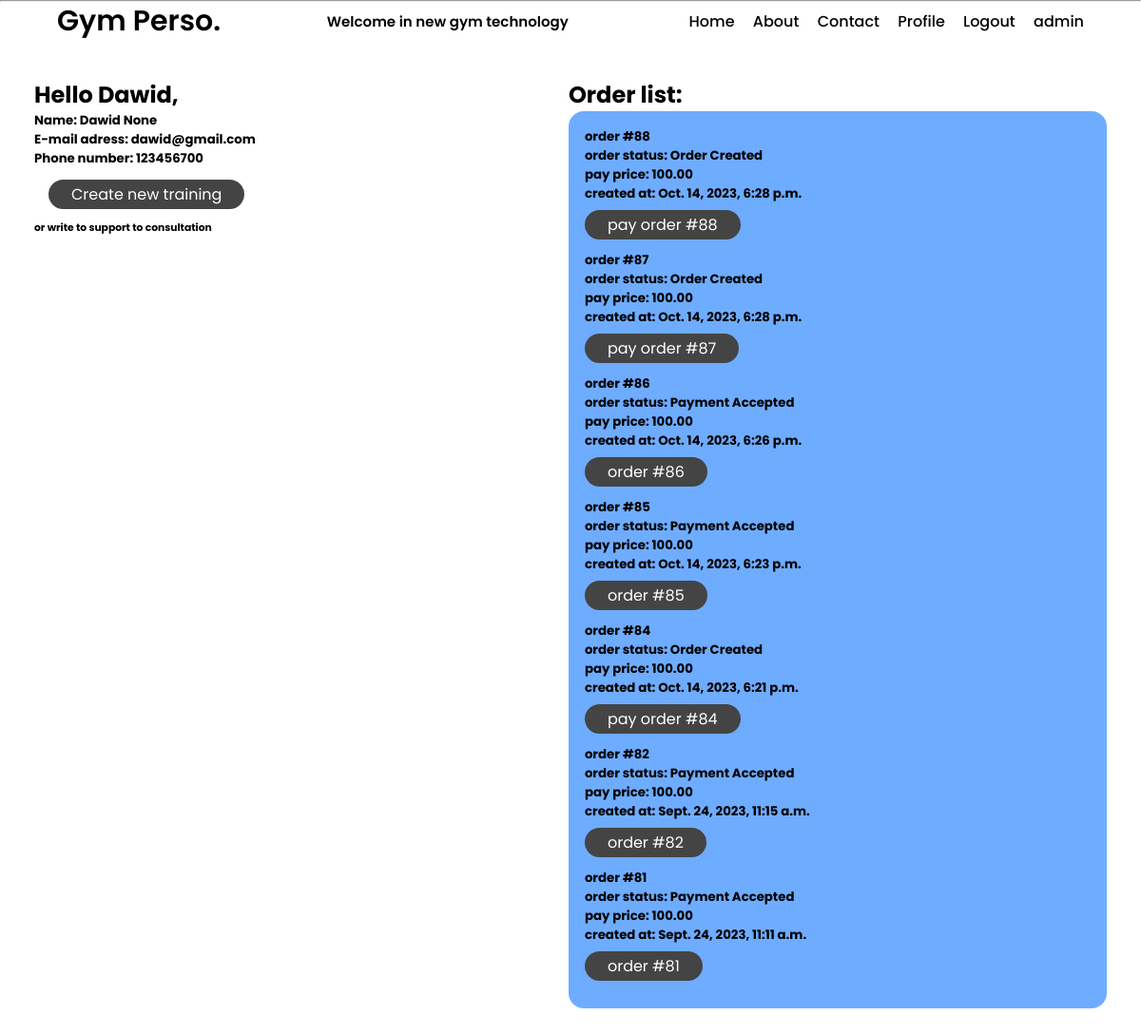
The page /accounts/profile/ (signed in) on the database as committed earlier.
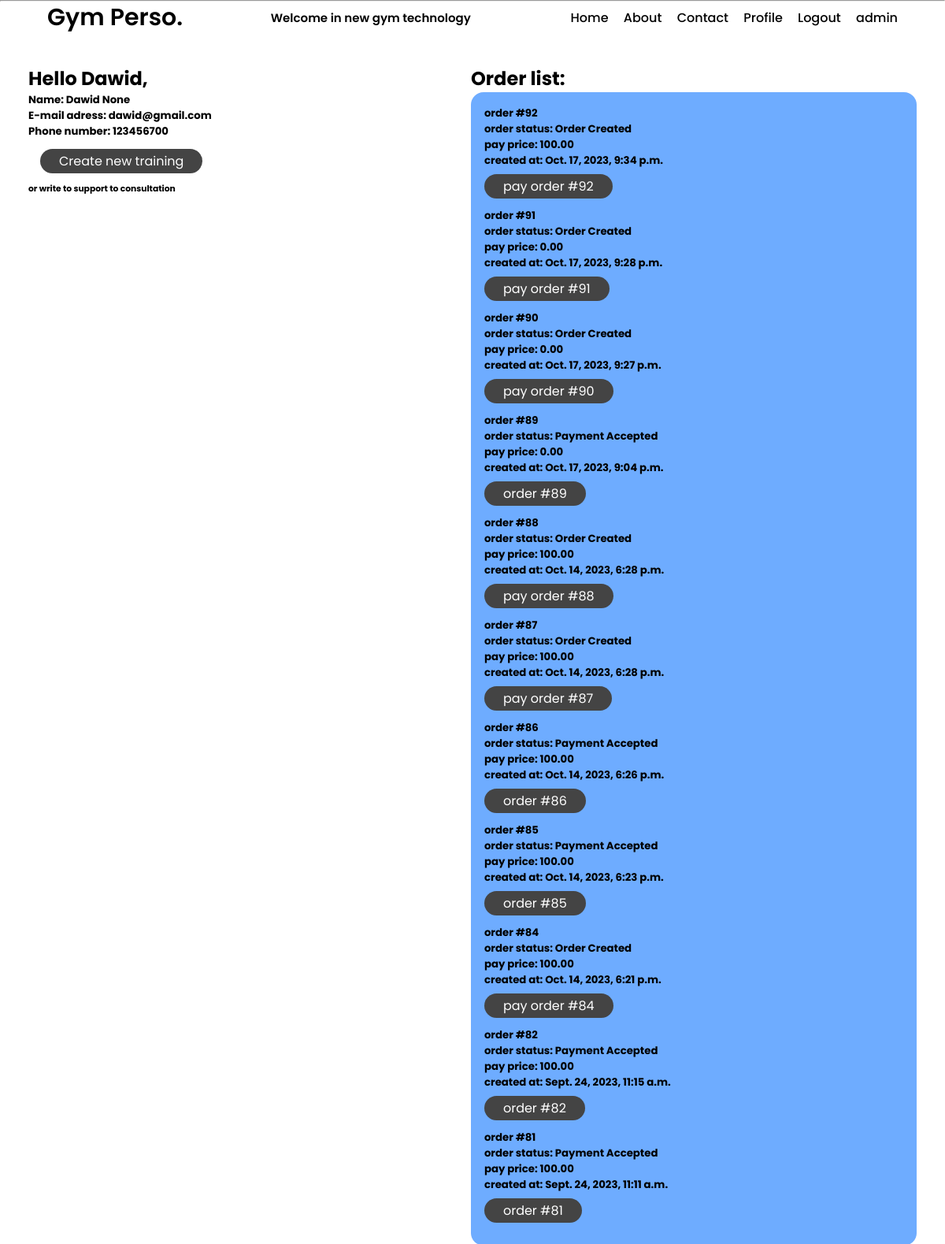
The same page on the database as committed later.
### orders/models.py (models this page shows, shortened)
class Order(models.Model):
    order_id = models.AutoField(primary_key=True)
    order_status = models.CharField(choices=[
        ("OC", "Order Created"),
        ("WP", "Waiting for Payment"),
        ("PA", "Payment Accepted"),
        ("PE", "Payment Error"),
        ("WA", "Waiting for Acception"),
        ("OA", "Order Accepted"),
        ("OS", "Order Sended"),
    ],default='OC', max_length=255)
    email_adress = models.EmailField(max_length=255)
    user_name = models.CharField(max_length=30, blank=True)
    language = models.CharField(choices=[
        ("PL", "Polish"),
        ("EN", "English"),
    ], default="EN", max_length=255)
    name_coupon = models.CharField(max_length=15, null=True, blank=True)
    original_price = models.DecimalField(max_digits=7, decimal_places=2, null=True)
    pay_price = models.DecimalField(max_digits=7, decimal_places=2)
    editor_email = models.EmailField(max_length=255, blank=True)
    created_at = models.DateTimeField(auto_now_add=True)
    updated_at = models.DateTimeField(auto_now=True)
    item_order = models.ForeignKey('orders.Item', related_name="items", null=True, blank=True, on_delete=models.CASCADE)
    questionnaire_id = models.CharField(max_length=15, null=True, blank=True)
    visible = models.BooleanField(default=True)

### accounts/views.py (the view)
# urls.py: path('profile/', views.profile, name='profile'),
@login_required(redirect_field_name="login")
def profile(request):
    obj = UserProxy.objects.filter(email=request.user.email)
    if not obj:
        return redirect('register_more_info')
    else:
        user_proxy = UserProxy.objects.get(email = request.user.email)
        orders = Order.objects.filter(email_adress = request.user.email).filter(visible = True)
        return render(request, 'profile.html',{"user_proxy": user_proxy, "orders": orders})

### templates/profile.html
{% include 'base.html' %}
{% block content %}
<body class="column">
    {% include 'navbar.html' %}
    <section class="body row">
        <div class="content">
            <h1> Hello {{user_proxy.first_name}}, </h1>
            <div>
                <h5>Name: {{user_proxy.first_name}} {{user_proxy.last_name}} </h5>
            </div>
            <div>
                <h5>E-mail adress: {{user_proxy.email}} </h5>
            </div>
            <div>
                <h5>Phone number: {{user_proxy.phone_number}} </h5>
            </div>
            <div class="button-container">
                <a type="submit" href="/questionnaire" class="button">Create new training</a>
            </div>
            <div>
                <h6>or write to support to consultation</h6>
            </div>
        </div>
        <div class="content">
            <div>
                <div>
                    <h1> Order list: </h1>
                </div>
                <div class="list container padding">
                    {% for order in orders reversed %}
                        <div class="content">
                            <div class="order_informations">
                                <h5>order #{{order.order_id}} </h5>
                                <h5>order status: {{order.get_order_status_display}} </h5>
                                <h5>pay price: {{order.pay_price}} </h5>
                                <h5>created at: {{order.created_at}} </h5>
                            <div>
                            {%if order.get_order_status_display == 'Order Created'%}
                                <div class="order_button_container">
                                    <a type="submit" href="/orders/payment/{{order.order_id}}/" class="order_button">pay order #{{order.order_id}}</a>
                                </div>
                            {%endif%}
                            {%if order.get_order_status_display != 'Order Created'%}
                                <div class="order_button_container">
                                    <a type="submit" href="/orders/{{order.order_id}}/" class="order_button">order #{{order.order_id}}</a>
                                </div>
                            {%endif%}
                        </div>
                    {%empty%}
                            <h5>empty list</h5>
                    {% endfor %}
                </div>
            </div>
        </div>
    </section>
</body>
{% endblock %}
</html>

Rows that differ between the two databases and show on the page:
added Order: order_id "92", order_status "Order Created", pay_price "100.00", created_at "Oct. 17, 2023, 9:34 p.m."
added Order: order_id "91", order_status "Order Created", pay_price "0.00", created_at "Oct. 17, 2023, 9:28 p.m."
added Order: order_id "90", order_status "Order Created", pay_price "0.00", created_at "Oct. 17, 2023, 9:27 p.m."
added Order: order_id "89", order_status "Payment Accepted", pay_price "0.00", created_at "Oct. 17, 2023, 9:04 p.m."
